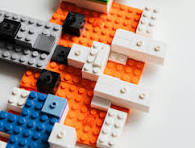
#> input picture VisionSystemOpenCV/OpenCV/Images/Unknown.jpeg, 195 x 148 px, found by its file name
$ python start.py
#> lines starting #> are read from the running program, lines starting #| are printed output that depends on the picture
import cv2

def rotate_wholeimg(event):
    if event == cv2.EVENT_FLAG_CTRLKEY:
        cv2.rotate(img, 90)

img = cv2.imread('OpenCV/Images/Unknown.jpeg', -1)
#> img is the input picture: shape (148, 195, 3); mean B, G, R 144.3, 155.1, 180.6
img1 = cv2.resize(img, (0, 0), fx=4, fy=4)
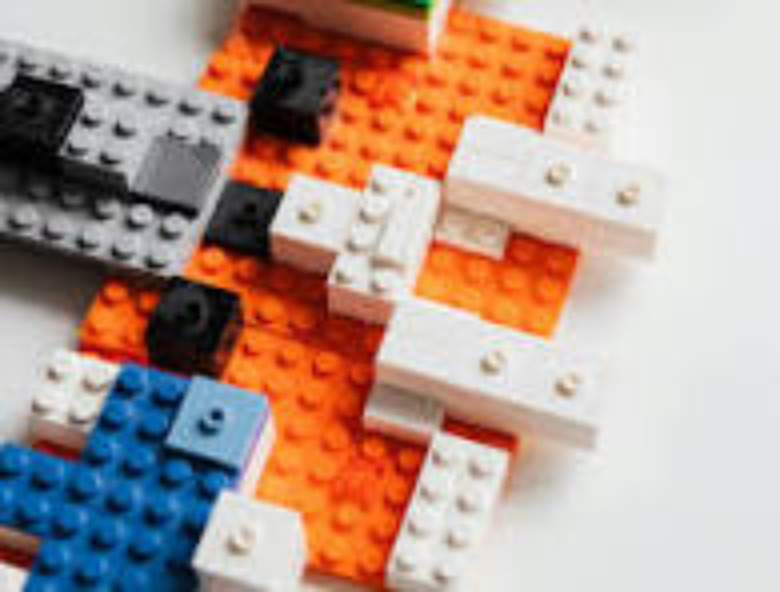
#> img1: shape (592, 780, 3); mean B, G, R 144.2, 155, 180.5

cv2.imshow('window', img)
keypress = cv2.waitKey(0)
#> (key Esc is pressed here)
if keypress == ord('s'):
    cv2.imwrite('Known.png', img1)
    cv2.imwrite('Known2.png', img1)
cv2.destroyAllWindows()
#> (the run stopped early here; a loop or call above may not have finished)
